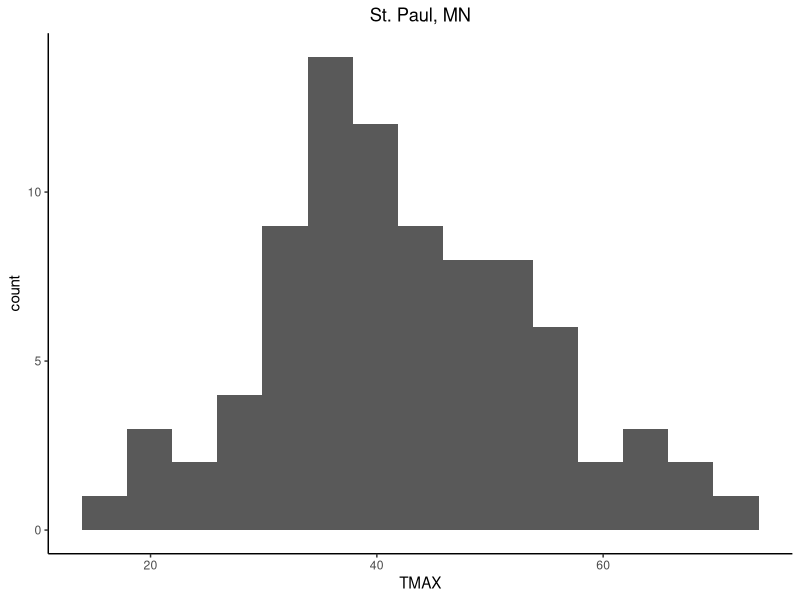
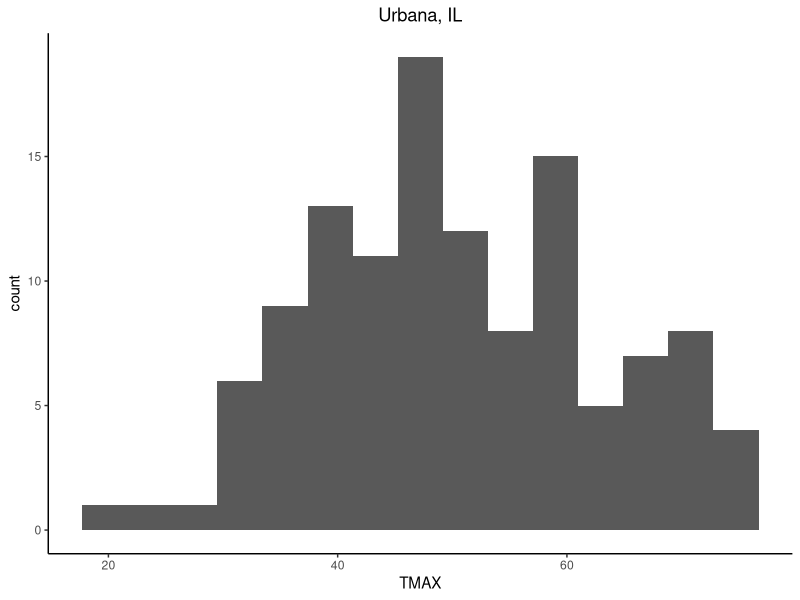

The R source for these figures, in order: (Note: this script raises an error after producing the figures.)
## ---- chunk 1
knitr::opts_chunk$set(echo = TRUE, warning=FALSE, message=FALSE)
## ---- chunk 2
# Load in libraries
library(tidyverse)
library(stringr)

# Get specific date's historical TMINs and TMAXs
GetDayTemp = function(data) {
  current_day = format(Sys.Date(), "%m-%d")
  filtered_data = data %>%
    filter(grepl(current_day, date))
  return(filtered_data)
}

# Create a histogram for an input location
CreateTempHistogram = function(data, location) {
  current_day = Sys.Date()
  current_day = str_remove(current_day, "2023-")
  hist = ggplot(data) +
    geom_histogram(aes(TMAX), bins = 15) +
    theme_classic() +
    theme(plot.title = element_text(hjust = 0.5)) +
    ggtitle(location)

  return(hist)
}

# Read in temperature data for St. Paul and Urbana
stpaul_data = read.csv("Data/stpaul-temps.csv")

urbana_data = read.csv("Data/urbana-temps.csv")

# Combine St. Paul and Urbana data in a list to use lapply functions
data_list = list(stpaul_data, urbana_data)

# Change the date column to Type Date for summary statistics
data_list = lapply(data_list, mutate, date = as.Date(date))

# Create a variable that holds the current date in "Month Day" format to add to document text
today = format(Sys.Date(), "%b %d") 

# Filter temperature data to only include days that mach the current day and month
clean_data = lapply(data_list, GetDayTemp)

# Find the number of missing years in St. Paul to add to written report
stpaul_missing = sum(is.na(clean_data[[1]]$TMAX))


# Find the number of missing years in Urbana to add to written report
urbana_missing = sum(is.na(clean_data[[2]]$TMAX))

# Create a histogram of maximum temperatures in the given location on today s date
hist_MN = CreateTempHistogram(clean_data[[1]], location = "St. Paul, MN")
hist_IL = CreateTempHistogram(clean_data[[2]], location = "Urbana, IL")

# Set the file name to save the histogram as
stpaul_filename = "stpaul-TMAX-hist.pdf"
urbana_filename = "urbana-TMAX-hist.pdf"

# Set the folder path for where to save the histogram 
path = "Plots/"
## ---- chunk 3
# Save the histogram as a pdf 
ggsave(filename = stpaul_filename,
       hist_MN, 
       path = path)

ggsave(filename = urbana_filename,
       hist_IL, 
       path = path)
## ---- chunk 4
knitr::kable(data.frame(format(summary(clean_data[[1]]$TMAX)), 
               format(summary(clean_data[[2]]$TMAX))),
      col.names = c("St. Paul", "Urbana"))
## ---- chunk 5
hist_MN = file.path("Plots/stpaul-TMAX-hist.pdf")
hist_IL = file.path("Plots/urbana-TMAX-hist.pdf")

knitr::include_graphics(c(hist_MN, hist_IL))
